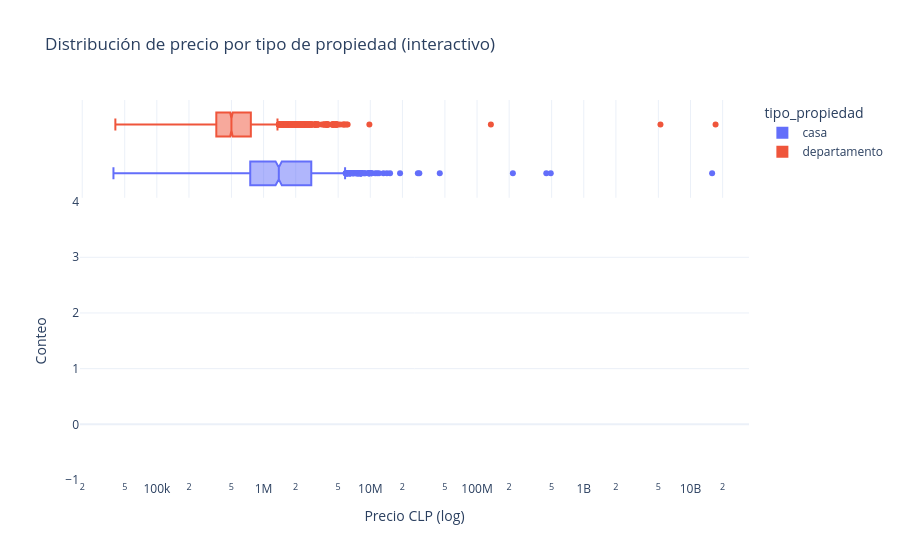

The cell this chart's notebook holds for it:
### Code cell
fig = px.histogram(
    con_precio, x='precio_clp_normalizado', color='tipo_propiedad',
    log_x=True, marginal='box', nbins=60,
    title='Distribución de precio por tipo de propiedad (interactivo)'
)
fig.update_layout(
    template='plotly_white',
    xaxis_title='Precio CLP (log)', yaxis_title='Conteo'
)
fig.show()

### Figure 1 — Plotly figure (JSON) as saved in the notebook; plotly's stock layout.template omitted (floating-point values rounded to 4 significant figures; data arrays with more than 128 entries replaced by an {"elided": "..."} marker saying what was removed)
{"data": [{"bingroup": "x", "hovertemplate": "tipo_propiedad=casa<br>precio_clp_normalizado=%{x}<br>count=%{y}<extra></extra>", "legendgroup": "casa", "marker": {"color": "#636efa", "pattern": {"shape": ""}}, "name": "casa", "nbinsx": 60, "orientation": "v", "showlegend": true, "type": "histogram", "x": {"elided": "1172 float values"}, "xaxis": "x", "yaxis": "y"}, {"hovertemplate": "tipo_propiedad=casa<br>precio_clp_normalizado=%{x}<extra></extra>", "legendgroup": "casa", "marker": {"color": "#636efa"}, "name": "casa", "notched": true, "showlegend": false, "type": "box", "x": {"elided": "1172 float values"}, "xaxis": "x2", "yaxis": "y2"}, {"bingroup": "x", "hovertemplate": "tipo_propiedad=departamento<br>precio_clp_normalizado=%{x}<br>count=%{y}<extra></extra>", "legendgroup": "departamento", "marker": {"color": "#EF553B", "pattern": {"shape": ""}}, "name": "departamento", "nbinsx": 60, "orientation": "v", "showlegend": true, "type": "histogram", "x": {"elided": "2156 float values"}, "xaxis": "x", "yaxis": "y"}, {"hovertemplate": "tipo_propiedad=departamento<br>precio_clp_normalizado=%{x}<extra></extra>", "legendgroup": "departamento", "marker": {"color": "#EF553B"}, "name": "departamento", "notched": true, "showlegend": false, "type": "box", "x": {"elided": "2156 float values"}, "xaxis": "x2", "yaxis": "y2"}], "layout": {"barmode": "relative", "legend": {"title": {"text": "tipo_propiedad"}, "tracegroupgap": 0}, "title": {"text": "Distribución de precio por tipo de propiedad (interactivo)"}, "xaxis": {"anchor": "y", "domain": [0, 1], "title": {"text": "Precio CLP (log)"}, "type": "log"}, "xaxis2": {"anchor": "y2", "domain": [0, 1], "matches": "x", "showgrid": true, "showticklabels": false, "type": "log"}, "yaxis": {"anchor": "x", "domain": [0, 0.7326], "title": {"text": "Conteo"}}, "yaxis2": {"anchor": "x2", "domain": [0.7426, 1], "matches": "y2", "showgrid": false, "showline": false, "showticklabels": false, "ticks": ""}}}
